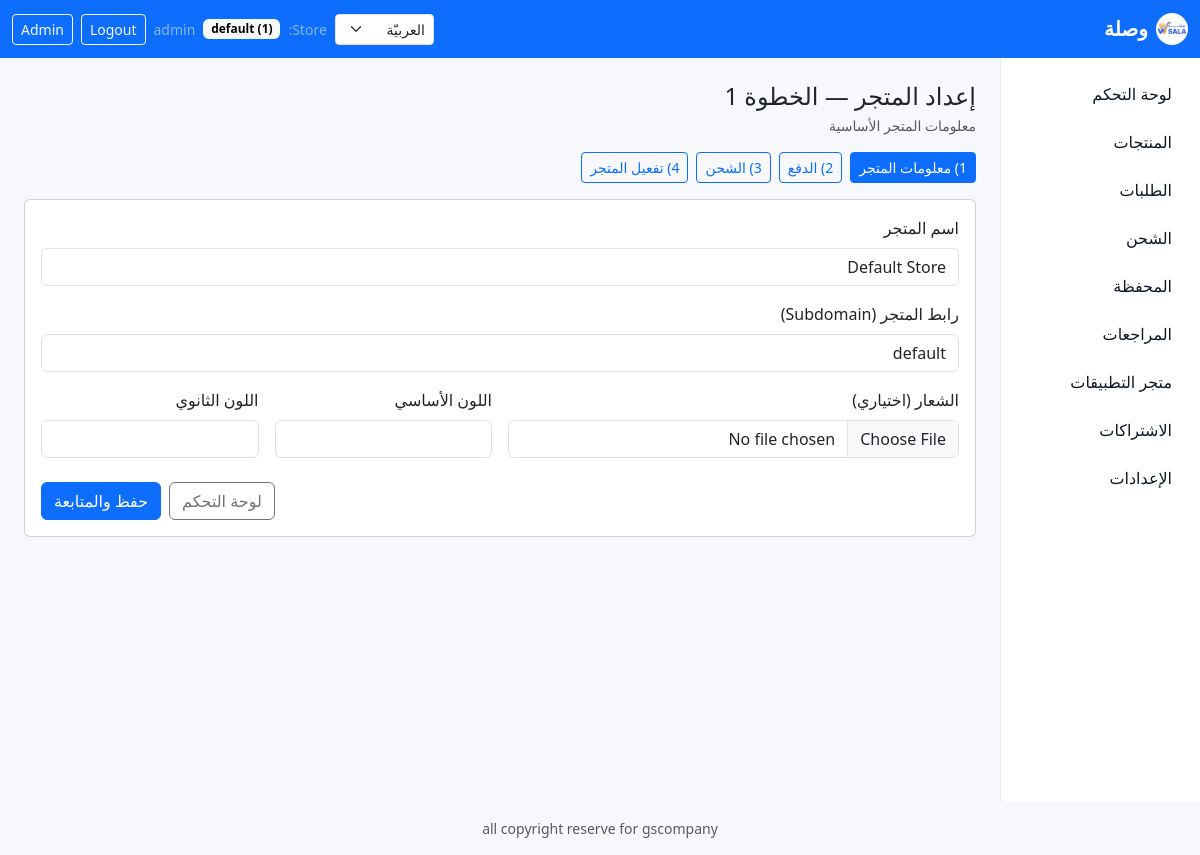
The page /store/setup/1/ (signed in) on the database its author committed.
### apps/tenants/models.py (models this page shows, shortened)
class Tenant(models.Model):
    slug = models.SlugField(max_length=100, unique=True)
    name = models.CharField(max_length=200)
    is_active = models.BooleanField(default=True)
    is_published = models.BooleanField(default=False)
    activated_at = models.DateTimeField(null=True, blank=True)
    deactivated_at = models.DateTimeField(null=True, blank=True)
    domain = models.CharField(max_length=255, blank=True, default="")
    subdomain = models.CharField(max_length=100, blank=True, default="")
    currency = models.CharField(max_length=10, default="SAR")
    language = models.CharField(max_length=10, default="ar")
    logo = models.ImageField(upload_to=tenant_logo_upload_to, blank=True, null=True)
    primary_color = models.CharField(max_length=7, blank=True, default="")
    secondary_color = models.CharField(max_length=7, blank=True, default="")
    setup_step = models.PositiveSmallIntegerField(default=1)
    setup_completed = models.BooleanField(default=False)
    setup_completed_at = models.DateTimeField(null=True, blank=True)
    created_at = models.DateTimeField(auto_now_add=True)
    updated_at = models.DateTimeField(auto_now=True)
    class Meta:
        indexes = [
            models.Index(fields=["is_active"]),
            models.Index(fields=["is_published"], name="tenants_tenant_is_pub_idx"),
        ]

### apps/tenants/interfaces/web/views.py (the view, shortened to what this page needs)
# urls.py: path("store/setup/1/", tenant_web_views.store_setup_step1, name="store_setup_step1"),
@login_required
@tenant_access_required
@require_http_methods(["GET", "POST"])
def store_setup_step1(request: HttpRequest) -> HttpResponse:
    tenant = request.tenant
    try:
        EnsureTenantOwnershipPolicy.ensure_is_owner(user=request.user, tenant=tenant)
    except StoreAccessDeniedError as exc:
        raise PermissionDenied(str(exc)) from exc
    initial = {
        "name": tenant.name,
        "slug": tenant.slug,
        "currency": tenant.currency,
        "language": tenant.language,
        "primary_color": tenant.primary_color,
        "secondary_color": tenant.secondary_color,
    }
    form = StoreSettingsForm(request.POST or None, request.FILES or None, initial=initial)
    context = {"form": form, "tenant": tenant, "step": 1}
    return render(request, "web/store/setup_step1.html", context)

### apps/tenants/interfaces/web/forms.py (shortened to what this page needs)
class StoreSettingsForm(forms.Form):
    name = forms.CharField(max_length=200, label="Store name")
    slug = forms.CharField(max_length=63, label="Store slug (subdomain)")
    logo = forms.ImageField(required=False, label="Logo")
    primary_color = forms.CharField(required=False, max_length=7, label="Primary color")
    secondary_color = forms.CharField(required=False, max_length=7, label="Secondary color")
    currency = forms.CharField(initial="SAR", max_length=10, required=False)
    language = forms.CharField(initial="ar", max_length=10, required=False)
    def __init__(self, *args, **kwargs):
        super().__init__(*args, **kwargs)
        for field_name in self.fields:
            if field_name in {"logo"}:
                self.fields[field_name].widget.attrs.setdefault("class", "form-control")
            elif field_name in {"currency", "language"}:
                self.fields[field_name].widget.attrs.setdefault("class", "form-control")
            else:
                self.fields[field_name].widget.attrs.setdefault("class", "form-control")

### apps/tenants/application/policies/ownership.py (called while the page is built, shortened)
    @staticmethod
    def _is_superuser(user: AbstractBaseUser | AnonymousUser) -> bool:
        return bool(getattr(user, "is_authenticated", False) and getattr(user, "is_superuser", False))

    @staticmethod
    def ensure_can_access(*, user: AbstractBaseUser | AnonymousUser, tenant: Tenant) -> None:
        if not tenant.is_active:
            raise StoreInactiveError("Store is inactive.")
        if EnsureTenantOwnershipPolicy._is_superuser(user):
            return

    @staticmethod
    def ensure_is_owner(*, user: AbstractBaseUser | AnonymousUser, tenant: Tenant) -> None:
        if EnsureTenantOwnershipPolicy._is_superuser(user):
            return

### templates/web/store/setup_step1.html (shortened to what this page needs)
{% extends "base.html" %}
{% block content %}
<div class="mb-3">
  <h1 class="h4 mb-1">إعداد المتجر — الخطوة 1</h1>
  <div class="text-muted small">معلومات المتجر الأساسية</div>
</div>
{% include "web/store/_wizard_nav.html" with step=step %}
<div class="card">
  <div class="card-body">
    <form method="post" enctype="multipart/form-data">
      <div class="mb-3">
        <label class="form-label">اسم المتجر</label>
        {{ form.name }}
      </div>
      <div class="mb-3">
        <label class="form-label">رابط المتجر (Subdomain)</label>
        {{ form.slug }}
      </div>
      <div class="row g-3">
        <div class="col-12 col-md-6">
          <label class="form-label">الشعار (اختياري)</label>
          {{ form.logo }}
        </div>
        <div class="col-12 col-md-3">
          <label class="form-label">اللون الأساسي</label>
          {{ form.primary_color }}
        </div>
        <div class="col-12 col-md-3">
          <label class="form-label">اللون الثانوي</label>
          {{ form.secondary_color }}
        </div>
      </div>
      <div class="d-flex justify-content-end gap-2 mt-4">
        <a class="btn btn-outline-secondary" href="{% url 'web:dashboard' %}">لوحة التحكم</a>
        <button class="btn btn-primary" type="submit">حفظ والمتابعة</button>
      </div>
    </form>
  </div>
</div>
{% endblock %}

### templates/layouts/dashboard_base.html (shortened to what this page needs)
{% load static %}
{% load i18n %}
<!doctype html>
<html lang="{{ LANGUAGE_CODE }}" dir="{% if LANGUAGE_BIDI %}rtl{% else %}ltr{% endif %}">
  <head>
    {% if LANGUAGE_BIDI %}
      <link href="https://cdn.jsdelivr.net/npm/bootstrap@5.3.3/dist/css/bootstrap.rtl.min.css" rel="stylesheet" />
    {% else %}
      <link href="https://cdn.jsdelivr.net/npm/bootstrap@5.3.3/dist/css/bootstrap.min.css" rel="stylesheet" />
    {% endif %}
    <link rel="stylesheet" href="{% static 'css/app.css' %}" />
    <link rel="stylesheet" href="{% static 'wasla/css/hero_banner.css' %}" />
  </head>
  <body>
    <nav class="navbar navbar-expand-lg navbar-dark bg-primary">
      <div class="container-fluid">
        <a class="navbar-brand fw-bold d-flex align-items-center gap-2" href="{% url 'web:dashboard' %}">
          <img src="{% static 'images/logo.jpeg' %}" alt="وصلة" class="wasla-logo" />
          <span>وصلة</span>
        </a>
        <div class="d-flex align-items-center gap-2">
          <form action="{% url 'set_language' %}" method="post" class="d-inline">
            <select name="language" class="form-select form-select-sm" onchange="this.form.submit()">
              {% get_current_language as CURRENT_LANGUAGE %}
              {% get_available_languages as AVAILABLE_LANGUAGES %}
              {% for lang in AVAILABLE_LANGUAGES %}
                <option value="{{ lang.0 }}" {% if lang.0 == CURRENT_LANGUAGE %}selected{% endif %}>{{ lang.1 }}</option>
              {% endfor %}
            </select>
          </form>
          <span class="text-white-50 small">{% trans "Store" %}:</span>
          <span class="badge text-bg-light">
            {% if request.tenant %}
              {{ request.tenant.slug }} ({{ request.tenant.id }})
            {% elif user.is_authenticated %}
              No store
            {% else %}
              —
            {% endif %}
          </span>
          {% if user.is_authenticated %}
            <span class="text-white-50 small">{{ user.username }}</span>
            <form method="post" action="{% url 'logout' %}" class="d-inline">
              <button class="btn btn-sm btn-outline-light" type="submit">{% trans "Logout" %}</button>
            </form>
          {% else %}
            <a class="btn btn-sm btn-outline-light" href="{% url 'login' %}">{% trans "Login" %}</a>
            <a class="btn btn-sm btn-light" href="{% url 'signup' %}">{% trans "Sign up" %}</a>
          {% endif %}
          <a class="btn btn-sm btn-outline-light" href="{% url 'admin:index' %}">{% trans "Admin" %}</a>
        </div>
      </div>
    </nav>
    <div class="container-fluid">
      <div class="row">
        <aside class="col-12 col-lg-2 p-3 sidebar">
          {% include 'web/partials/sidebar.html' %}
        </aside>
        <main class="col-12 col-lg-10 p-3 p-lg-4">
          {% block content %}{% endblock %}
        </main>
      </div>
    </div>
    <footer class="text-center text-muted small py-3">all copyright reserve for gscompany</footer>
  </body>
</html>

### static/css/app.css (style rules this page uses)
body { background: #f7f8fb; }
.wasla-logo { width: 32px; height: 32px; border-radius: 50%; object-fit: cover; }
.sidebar { min-height: calc(100vh - 56px); background: #ffffff; border-inline-end: 1px solid rgba(0, 0, 0, 0.08); }

### static/wasla/css/hero_banner.css (style rules this page uses)
:root { --wasla-hero-bg-1: #0b3d91; --wasla-hero-bg-2: #1d4ed8; --wasla-hero-accent: #f59e0b; --wasla-hero-surface: rgba(255, 255, 255, 0.12); --wasla-hero-border: rgba(255, 255, 255, 0.18); }
@media (prefers-reduced-motion: no-preference) { html { scroll-behavior: smooth; } }

### rows shown on the page
Tenant: tenant.slug "default", tenant.id "1", name "Default Store", slug "default"

### other values the page prints
{{ user.username }} "admin"
form field language "العربيّة"
